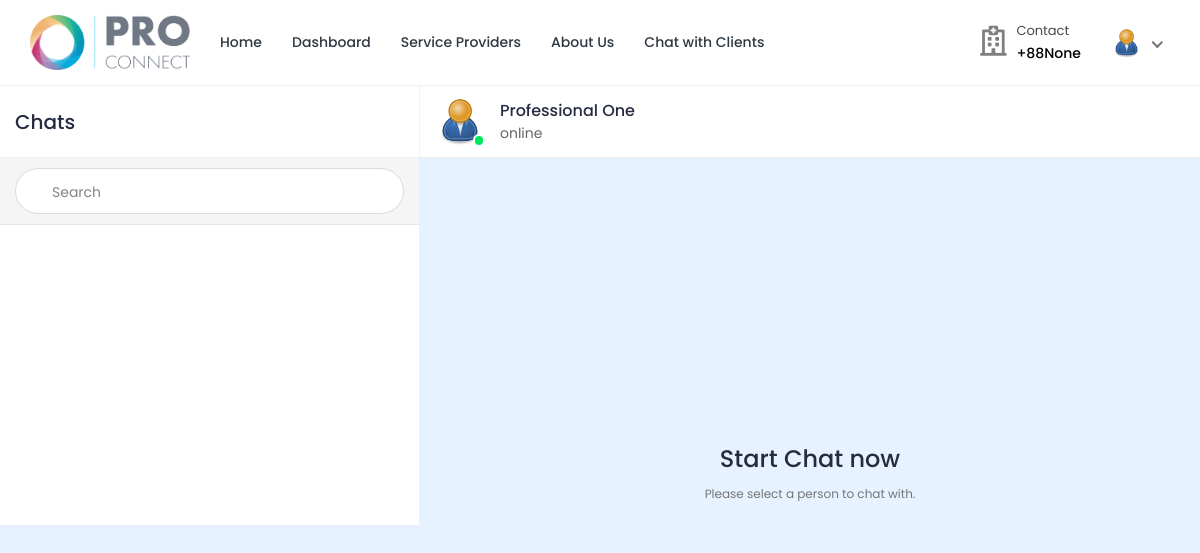
The page /chat-professional/ (signed in) on the database its author committed.
### professional/models.py (models this page shows, shortened)
class Professional_Information(models.Model):
    PROFESSION_CHOICES = (
        ('medical', 'Medical Services'),
        ('legal', 'Legal Services'),
        ('engineering', 'Engineering Services'),
        ('art', 'Art & Design'),
    )
    professional_id = models.AutoField(primary_key=True)
    user = models.OneToOneField(settings.AUTH_USER_MODEL, on_delete=models.CASCADE, related_name='profile')
    name = models.CharField(max_length=200)
    username = models.CharField(max_length=200, null=True, blank=True)
    gender = models.CharField(max_length=200, null=True, blank=True)
    description = models.TextField(max_length=1000, null=True, blank=True)
    profession = models.CharField(max_length=200, choices=PROFESSION_CHOICES)
    profession_name = models.ForeignKey(ServiceDepartment, on_delete=models.SET_NULL, null=True)
    specialization = models.ForeignKey(specialization, on_delete=models.SET_NULL, null=True)
    featured_image = models.ImageField(upload_to='professionals/', default='professionals/user-default.png')
    certificate_image = models.ImageField(upload_to='professionals_certificates/', default='professionals_certificates/default.png', null=True, blank=True)
    email = models.EmailField(max_length=200, null=True, blank=True)
    phone_number = models.CharField(max_length=200, null=True, blank=True)
    availability = models.CharField(max_length=200, null=True, blank=True)
    consultation_fee = models.IntegerField(null=True, blank=True, default=0)
    address = models.CharField(max_length=200, null=True, blank=True)
    service_name = models.ForeignKey(Service_Provider_Information, on_delete=models.SET_NULL, null=True, blank=True)
    profession = models.CharField(max_length=200, choices=PROFESSION_CHOICES, null=True, blank=True)
    institute = models.CharField(max_length=200, null=True, blank=True)
    degree = models.CharField(max_length=200, null=True, blank=True)
    completion_year = models.CharField(max_length=200, null=True, blank=True)
    work_place = models.CharField(max_length=200, null=True, blank=True)
    designation = models.CharField(max_length=200, null=True, blank=True)
    start_year = models.CharField(max_length=200, null=True, blank=True)
    end_year = models.CharField(max_length=200, null=True, blank=True)
    register_status = models.CharField(max_length=200, null=True, blank=True, default='Accepted')

### service_provider/views.py (the view)
# urls.py: path('chat-professional/', views.chat_professional, name='chat-professional'),
@csrf_exempt
@login_required(login_url="login")
def chat_professional(request):
    if request.user.is_professional:
        professional = Professional_Information.objects.get(user=request.user)
        clients = Client.objects.all()
    context = {'clients': clients, 'professional': professional}
    return render(request, 'chat-professional.html', context)

### templates/chat-professional.html (shortened to what this page needs)
{% load static %}
{% load tz%}
<!DOCTYPE html>
<html lang="en">
<head>
	<link rel="stylesheet" href="{% static 'proConnect-System/css/Normal/bootstrap.min.css' %}">
	<link rel="stylesheet" href="{% static 'proConnect-System/plugins/Normal/fontawesome/css/fontawesome.min.css' %}">
	<link rel="stylesheet" href="{% static 'proConnect-System/plugins/Normal/fontawesome/css/all.min.css' %}">
	<link rel="stylesheet" href="{% static 'proConnect-System/css/Normal/style.css' %}">
	<link rel="stylesheet" href="{% static 'proConnect-System/plugins/Normal/fancybox/jquery.fancybox.min.css'%}">
</head>
<body class="chat-page">
	<div class="main-wrapper">
		<header class="header">{% include 'professional-navbar.html' %}</header>
		<div class="content">
			<div class="container-fluid">
				<div class="row">
					<div class="col-xl-12">
						<div class="chat-window">
							<div class="chat-cont-left">
								<div class="chat-header">
									<span>Chats</span>
								</div>
								<form class="chat-search" method="GET" action="{% url 'chat-home' pk=user.id %}">
									<div class="input-group">
										<div class="input-group-prepend">
										</div>
										<input type="text" class="form-control" placeholder="Search" name="search">
									</div>
								</form>
								<div class="chat-users-list">
									<div class="chat-scroll">
									</div>
								</div>
							</div>
							<div class="chat-cont-right">
								<div class="chat-header">
									<div class="media">
										<div class="media-img-wrap">
											<div class="avatar avatar-online">
												<img src="{{professional.featured_image.url}}" alt="User Image"
													class="avatar-img rounded-circle">
											</div>
										</div>
										<div class="media-body">
											<div class="user-name">{{professional.name}}</div>
											<div class="user-status">online</div>
										</div>
									</div>
								</div>
								{% if not chat_id > 0 %}
								<div class="d-flex flex-column justify-content-center align-items-center" style="height: 650px;">
									<h3>Start Chat now</h3>
									<p><small class="text-muted">Please select a person to chat with.</small></p>
								</div>
								{% endif %}
							</div>
						</div>
					</div>
				</div>
			</div>
		</div>
</body>
</html>

### templates/professional-navbar.html (shortened to what this page needs)
{% load static %}
<nav class="navbar navbar-expand-lg header-nav">
  <div class="navbar-header">
    <a href="{% url 'service_provider_home'%}" class="navbar-brand logo">
      <img src="{% static 'proConnect-System/images/Normal/proConnect-logo.png' %}" class="img-fluid" alt="Logo" />
    </a>
  </div>
  <div class="main-menu-wrapper">
    <ul class="main-nav">
      <li>
        <a href="{% url 'service_provider_home'%}">Home</a>
      </li>
      <li>
        <a href="{% url 'professional-dashboard'%}">Dashboard</a>
      </li>
      <li><a href="{% url 'multiple-service_provider' %}" style="text-decoration: none;">Service Providers</a></li>
      <li>
        <a href="{% url 'about-us'%}">About Us</a>
      </li>
      <li>
        <a href="{% url 'chat-home' pk=user.id %}">Chat with Clients</a>
      </li>
    </ul>
  </div>
  <ul class="nav header-navbar-rht">
    <li class="nav-item contact-item">
      <div class="header-contact-img">
        <i class="far fa-hospital"></i>
      </div>
      <div class="header-contact-detail">
        <p class="contact-header">Contact</p>
        <p class="contact-info-header">+88{{professional.phone_number}}</p>
      </div>
    </li>
    <li class="nav-item dropdown has-arrow logged-item">
      <a href="#" class="dropdown-toggle nav-link" data-toggle="dropdown">
        <span class="user-img">
          <img class="rounded-circle" src="{{ professional.featured_image.url }}" width="31" alt="Darren Elder" />
        </span>
      </a>
    </li>
  </ul>
</nav>

### rows shown on the page
Professional_Information: phone_number "None", featured_image (placeholder picture), name "Professional One"
